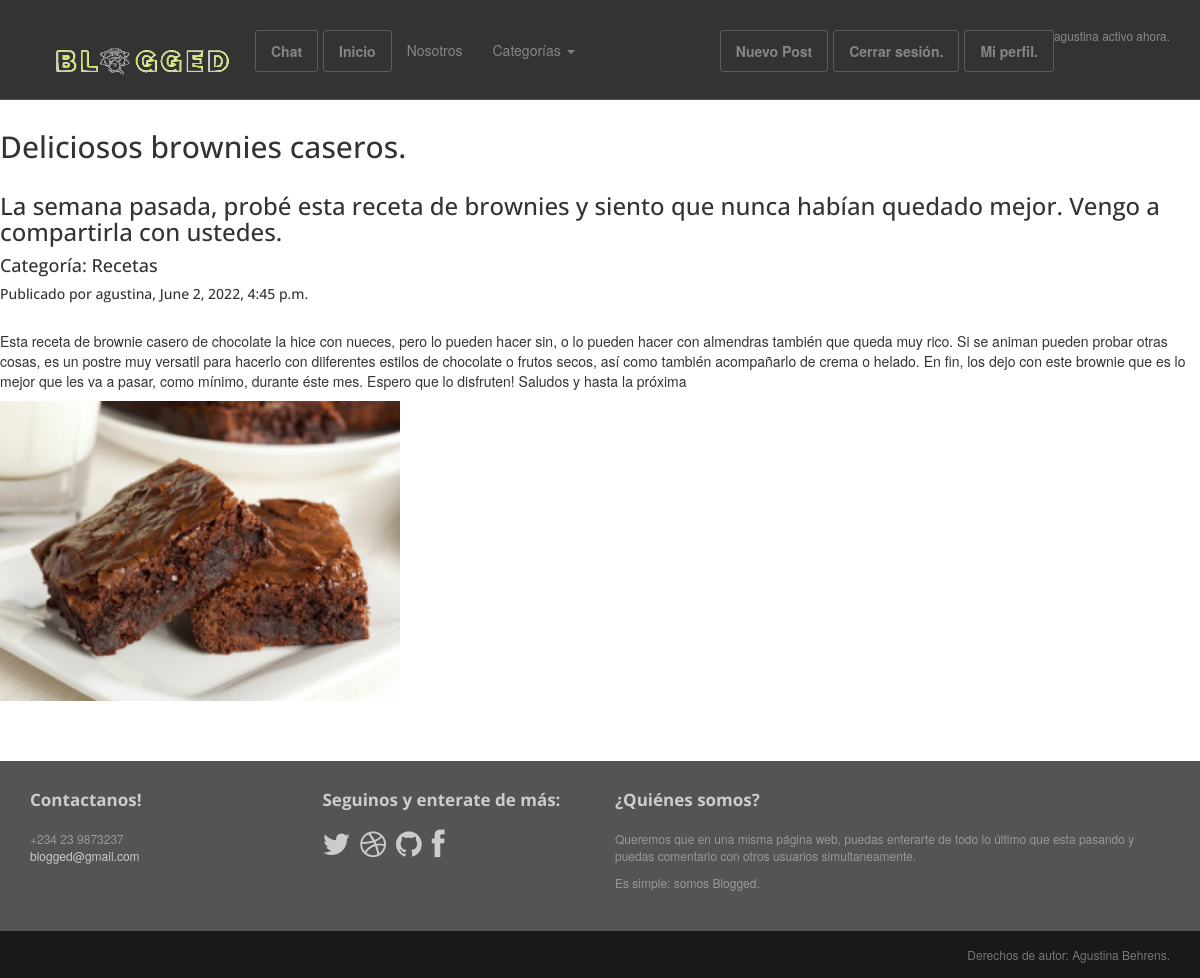
Page /blog/postdetail/4 (signed in) on the committed database.
### Blog/models.py (models this page shows, shortened)
class Post(models.Model):
    class PostObjects(models.Manager):
        def get_queryset(self):
            return super().get_queryset() .filter(status= 'published')
    option = (
        ('draft', 'Draft'),
        ('published', 'Published'),
    )
    title = RichTextField(max_length=100)
    category = models.ForeignKey(Category, on_delete=models.PROTECT, default=1)
    subtitle = RichTextField(null=True)
    author = models.ForeignKey(User, on_delete=models.CASCADE, related_name='blog_posts', default=User)
    published = models.DateTimeField(default=timezone.now)
    image = models.ImageField()
    text = RichTextField()
    status = models.CharField(max_length=20, choices=option, default='draft')
    slug = models.SlugField(max_length=300, unique_for_date='published', null=False, unique=True)
    objects = models.Manager()
    postobjects = PostObjects()
    class Meta:
        ordering = ('-published',)

class Category(models.Model):
    Categories = (
        ('Deportes', 'Deportes'),
        ('Cine', 'Cine'),
        ('Música', 'Música'),
        ('Educación', 'Educación'),
        ('Politíca', 'Política'),
        ('Recetas', 'Recetas'),
        ('Tecnología','Tecnología'),
    )
    name = models.CharField(max_length=50, choices=Categories)
    def __str__(self):
        return self.name

### Blog/views.py (the view)
# urls.py: path('postdetail/<id>', postdetail, name= 'post-detail'),
@login_required
def postdetail(request, id):
    post = Post.objects.get(id = id)
    return render(request, "blog/post-detail.html", {'post':post})

### templates/blog/post-detail.html
{% extends 'base.html' %}
{% load static %}
{% block content %}
<br/><br/><br/><br/><br/>
<h2>{{ post.title  | safe }}</h2>
<h3>{{ post.subtitle | safe }} </h3>
<h4>Categoría: {{ post.category }} </h4>
<h5>Publicado por {{ post.author}}, {{ post.published }} </h5>
<br/>
<p>{{ post.text | safe }} </p>
<img src="{{ post.image.url }}" width="400" height="300"/>
{% endblock content %}

### templates/base.html (shortened to what this page needs)
<!DOCTYPE html>
<html lang="en">
<head>
    {% load static %}
	<link rel="stylesheet" href="{% static 'Blog/assets/css/bootstrap.min.css' %}">
	<link rel="stylesheet" href="{% static 'Blog/assets/css/font-awesome.min.css' %}">
	<link rel="stylesheet" href="{% static 'Blog/assets/css/bootstrap-theme.css' %}" media="screen" >
	<link rel="stylesheet" href="{% static 'Blog/assets/css/main.css' %}" rel="stylesheet" >
</head>
<body class="home">
	<div class="navbar navbar-inverse navbar-fixed-top headroom" >
		<div class="container">
			<div class="navbar-header">
				<a class="navbar-brand" href="{% url 'blog:home' %}"><img src="{% static 'Blog/assets/images/logo.png' %}" width="220" height="60" alt="Blogged"></a>
			</div>
			<div class="navbar-collapse collapse">
				<ul class="nav navbar-nav pull-right">
                    <li><a class="btn" href="{% url 'Blog:add_post' %}">Nuevo Post</a></li>
                    {% if request.user.is_authenticated %}
                    <li><a class="btn" href="{% url 'Blog:logout' %}">Cerrar sesión.</a></li>
                    <li><a class="btn" href="{% url 'Blog:profile' %}"> Mi perfil.</a></li>
                    <a class="text-muted small mb-4 mb-lg-0"> {{user.username}} activo ahora.</a>
                    {% endif %}
				</ul>
                <ul class="nav navbar-nav pull-left">
				<li><a class="btn" href="{% url 'chat:mensajes' %}">Chat</a></li>
				<li><a class="btn" href="{% url 'blog:home' %}">Inicio</a></li>
                <li><a href="{% url 'blog:about' %}">Nosotros</a></li>
					<li class="dropdown">
						<a href="#" class="dropdown-toggle" data-toggle="dropdown">Categorías <b class="caret"></b></a>
					</li>
                </ul>
			</div>
		</div>
	</div>
    {% block content %}{% endblock content %}
	<footer id="footer" class="top-space">
		<div class="footer1">
			<div class="container">
				<div class="row">
					<div class="col-md-3 widget">
						<h3 class="widget-title">Contactanos!</h3>
						<div class="widget-body">
							<p>+234 23 9873237<br>
								<a href="mailto:#">blogged@gmail.com</a><br>
								<br>
							</p>
						</div>
					</div>
					<div class="col-md-3 widget">
						<h3 class="widget-title">Seguinos y enterate de más:</h3>
						<div class="widget-body">
							<p class="follow-me-icons">
								<a href="{% url 'blog:noexiste' %}"><i class="fa fa-twitter fa-2"></i></a>
								<a href="{% url 'blog:noexiste' %}"><i class="fa fa-dribbble fa-2"></i></a>
								<a href="{% url 'blog:noexiste' %}"><i class="fa fa-github fa-2"></i></a>
								<a href="{% url 'blog:noexiste' %}"><i class="fa fa-facebook fa-2"></i></a>
							</p>
						</div>
					</div>
					<div class="col-md-6 widget">
						<h3 class="widget-title">¿Quiénes somos?</h3>
						<div class="widget-body">
							<p>Queremos que en una misma página web, puedas enterarte de todo lo último que esta pasando y puedas comentarlo con otros usuarios simultaneamente.
							</p>
							<p>Es simple: somos Blogged.</p>
						</div>
					</div>
				</div>
			</div>
		</div>
		<div class="footer2">
			<div class="container">
				<div class="row">
					<div class="col-md-6 widget">
					</div>
					<div class="col-md-6 widget">
						<div class="widget-body">
							<p class="text-right">
								Derechos de autor: Agustina Behrens.</a>
							</p>
						</div>
					</div>
				</div>
			</div>
		</div>
	</footer>
</body>
</html>

### Blog/static/Blog/assets/css/main.css (style rules this page uses)
.headroom { -webkit-transition: all 0.4s ease-out; -moz-transition: all 0.4s ease-out; -o-transition: all 0.4s ease-out; transition: all 0.4s ease-out; }
h1, h2, h3, h4, h5, h6 { font-family:"Open sans", Helvetica, Arial; }
h1, .h1, h2, .h2, h3, .h3 { margin-top:30px; }
.text-muted { color:#888; }
.top-space { margin-top: 60px; }
img { max-width:100%; }
.footer1 { background: #555353; padding: 30px 0 0 0; font-size: 12px; color: #999; }
.footer1 a { color: #ccc; }
.footer1 .widget { margin-bottom:30px; }
.footer1 .widget-title { font-size: 17px; font-weight: bold; color: #ccc; margin: 0 0 20px; }
.follow-me-icons { font-size:30px; }
.follow-me-icons i { float:left; margin:0 10px 0 0; }
.footer2 { background: #191919; padding: 15px 0; color: #777; font-size: 12px; }
.footer2 p { margin: 0; }

### rows in the picture
Post: title "Deliciosos brownies caseros.", subtitle "La semana pasada, probé esta receta de brownies y siento que nunca habían quedado mejor. Vengo a compartirla con ustedes.", category "Recetas", author "agustina", published "June 2, 2022, 4:45 p.m.", text "Esta receta de brownie casero de chocolate la hice con nueces, pero lo pueden hacer sin, o lo pueden hacer con almendras también que queda muy rico. Si se animan pueden probar otras cosas, es un postre muy versatil para hacerlo con diiferentes estilos de chocolate o frutos secos, así como también acompañarlo de crema o helado. En fin, los dejo con este brownie que es lo mejor que les va a pasar, como mínimo, durante éste mes. Espero que lo disfruten! Saludos y hasta la próxima", image (picture)

### other values in the picture
{{ user.username }} "agustina"
